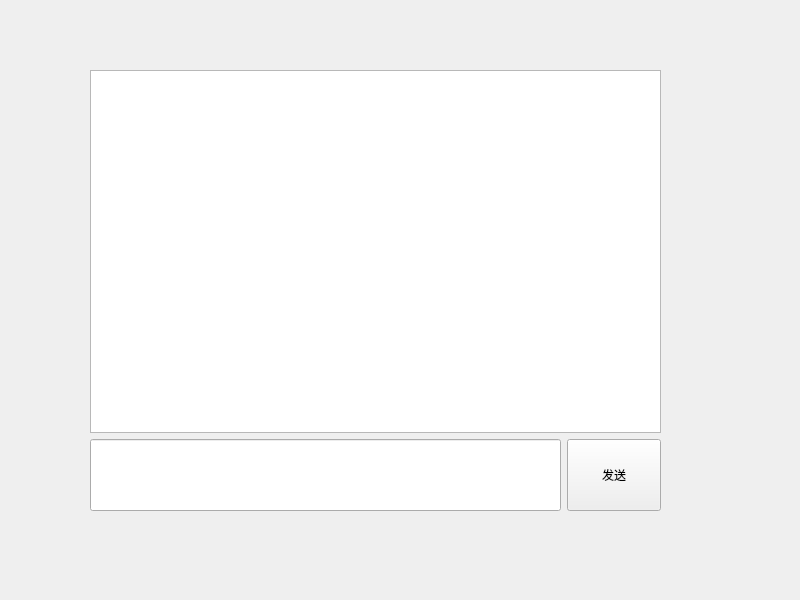
<?xml version="1.0" encoding="UTF-8"?>
<ui version="4.0">
 <class>Widget</class>
 <widget class="QWidget" name="Widget">
  <property name="geometry">
   <rect>
    <x>0</x>
    <y>0</y>
    <width>800</width>
    <height>600</height>
   </rect>
  </property>
  <property name="windowTitle">
   <string>Widget</string>
  </property>
  <widget class="QWidget" name="">
   <property name="geometry">
    <rect>
     <x>90</x>
     <y>70</y>
     <width>571</width>
     <height>441</height>
    </rect>
   </property>
   <layout class="QVBoxLayout" name="verticalLayout" stretch="5,1">
    <item>
     <widget class="QListWidget" name="listWidget"/>
    </item>
    <item>
     <layout class="QHBoxLayout" name="horizontalLayout" stretch="5,1">
      <item>
       <widget class="QLineEdit" name="lineEdit">
        <property name="sizePolicy">
         <sizepolicy hsizetype="Expanding" vsizetype="Expanding">
          <horstretch>0</horstretch>
          <verstretch>0</verstretch>
         </sizepolicy>
        </property>
       </widget>
      </item>
      <item>
       <widget class="QPushButton" name="pushButton">
        <property name="sizePolicy">
         <sizepolicy hsizetype="Minimum" vsizetype="Expanding">
          <horstretch>0</horstretch>
          <verstretch>0</verstretch>
         </sizepolicy>
        </property>
        <property name="text">
         <string>发送</string>
        </property>
       </widget>
      </item>
     </layout>
    </item>
   </layout>
  </widget>
 </widget>
 <resources/>
 <connections/>
</ui>
